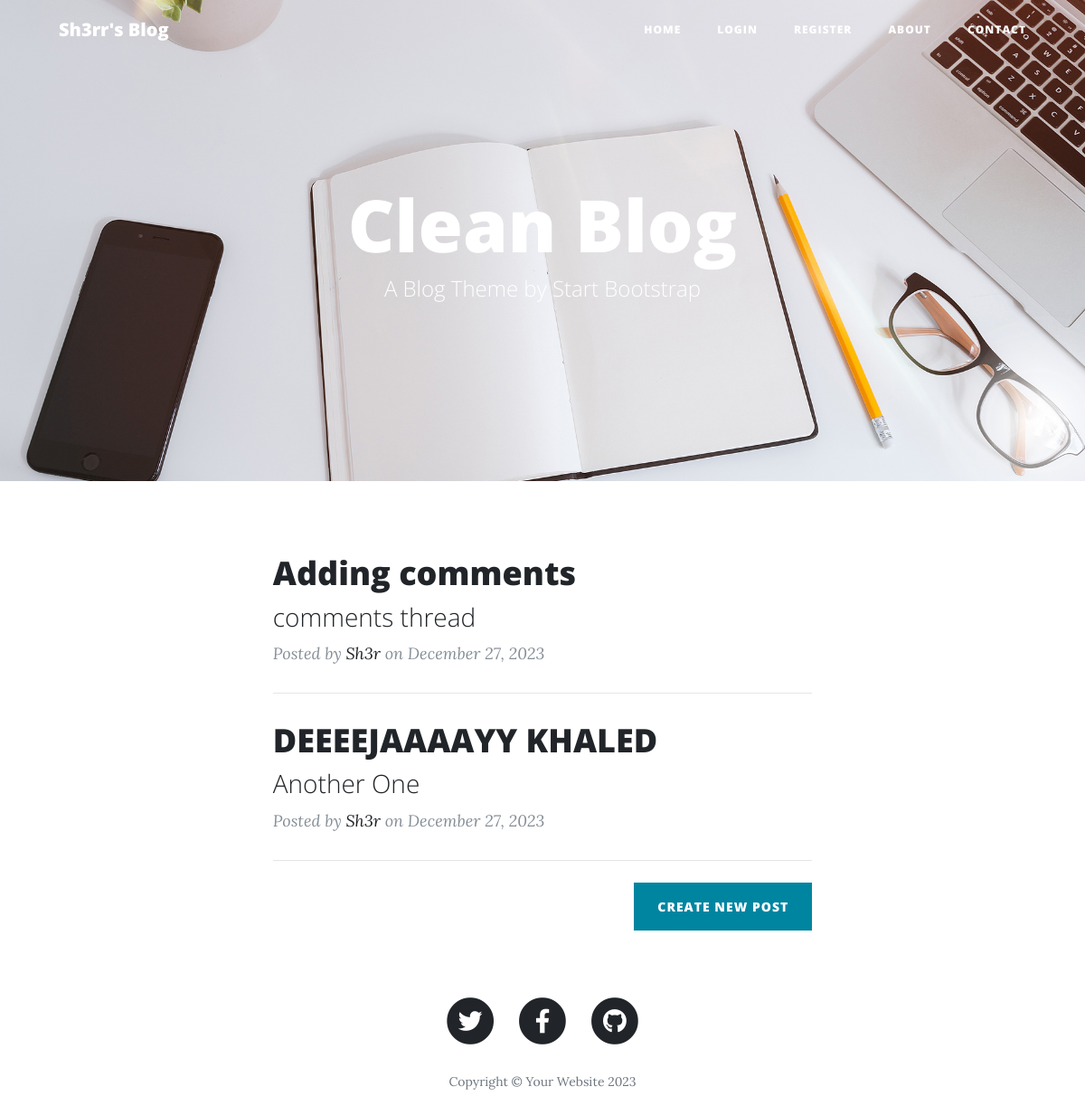
The page / on the database its author committed.
### models.py (models this page shows, shortened)
class BlogPost(Base):
    __tablename__ = "blog_post_table"
    id: Mapped[int] = mapped_column(primary_key=True)
    author: Mapped['User'] = relationship(back_populates="posts")
    author_id: Mapped[int] = mapped_column(ForeignKey('user_table.id'))
    title: Mapped[str] = mapped_column(String(250), nullable=False)
    subtitle: Mapped[str] = mapped_column(String(250), nullable=False)
    date: Mapped[str] = mapped_column(String(250), nullable=False)
    body: Mapped[str] = mapped_column(Text, nullable=False)
    img_url: Mapped[str] = mapped_column(String(250), nullable=False)
    comments: Mapped[List["Comment"]] = relationship(back_populates="post")

class User(UserMixin, Base):
    __tablename__ = "user_table"
    id: Mapped[int] = mapped_column(primary_key=True)
    name: Mapped[str] = mapped_column(String(100))
    email: Mapped[str] = mapped_column(String(100), unique=True, nullable=False)
    password: Mapped[str] = mapped_column(String(1000), nullable=False)
    posts: Mapped[List["BlogPost"]] = relationship(back_populates="author")
    comments: Mapped[List["Comment"]] = relationship(back_populates="author")

### main.py (the view)
@app.route("/")
def home():
    print(os.getenv('APP_KEY'))
    if current_user.is_authenticated:
        print(current_user.id, current_user.name)
        print(current_user.posts)
    else:
        print('Not authenticated')
    posts_data = db_session.query(BlogPost).all()
    return render_template("index.html", data=posts_data)

### main.py (called while the page is built)
@app.teardown_appcontext
def shutdown_session(exception=None):
    db_session.remove()

### templates/index.html (shortened to what this page needs)
{% include 'header.html' %}
        <header class="masthead" style="background-image: url('{{ url_for('static', filename='/assets/img/home-bg.jpg') }}')">
            <div class="container position-relative px-4 px-lg-5">
                <div class="row gx-4 gx-lg-5 justify-content-center">
                    <div class="col-md-10 col-lg-8 col-xl-7">
                        <div class="site-heading">
                            <h1>Clean Blog</h1>
                            <span class="subheading">A Blog Theme by Start Bootstrap</span>
                        </div>
                    </div>
                </div>
            </div>
        </header>
        <div class="container px-4 px-lg-5">
            <div class="row gx-4 gx-lg-5 justify-content-center">
                <div class="col-md-10 col-lg-8 col-xl-7">
                    {% for post in data %}
                        <div class="post-preview">
                            <a href="{{ url_for('post', post_id=post['id']) }}">
                                <h2 class="post-title">{{ post["title"] }}</h2>
                                <h3 class="post-subtitle">{{ post["subtitle"] }}</h3>
                            </a>
                            <p class="post-meta">
                                Posted by
                                <a href="#!">{{ post["author"].name }}</a>
                                on {{ post["date"] }}
                            </p>
                        </div>
                        <hr class="my-4" />
                    {% endfor %}
                    <div class="d-flex justify-content-end mb-4"><a class="btn btn-primary text-uppercase" href="{{ url_for('create_new_post') }}">Create New Post</a></div>
                </div>
            </div>
        </div>
{% include 'footer.html' %}

### rows shown on the page
BlogPost: title "Adding comments", subtitle "comments thread", author.name "Sh3r", date "December 27, 2023"
BlogPost: title "DEEEEJAAAAYY KHALED", subtitle "Another One", author.name "Sh3r", date "December 27, 2023"
